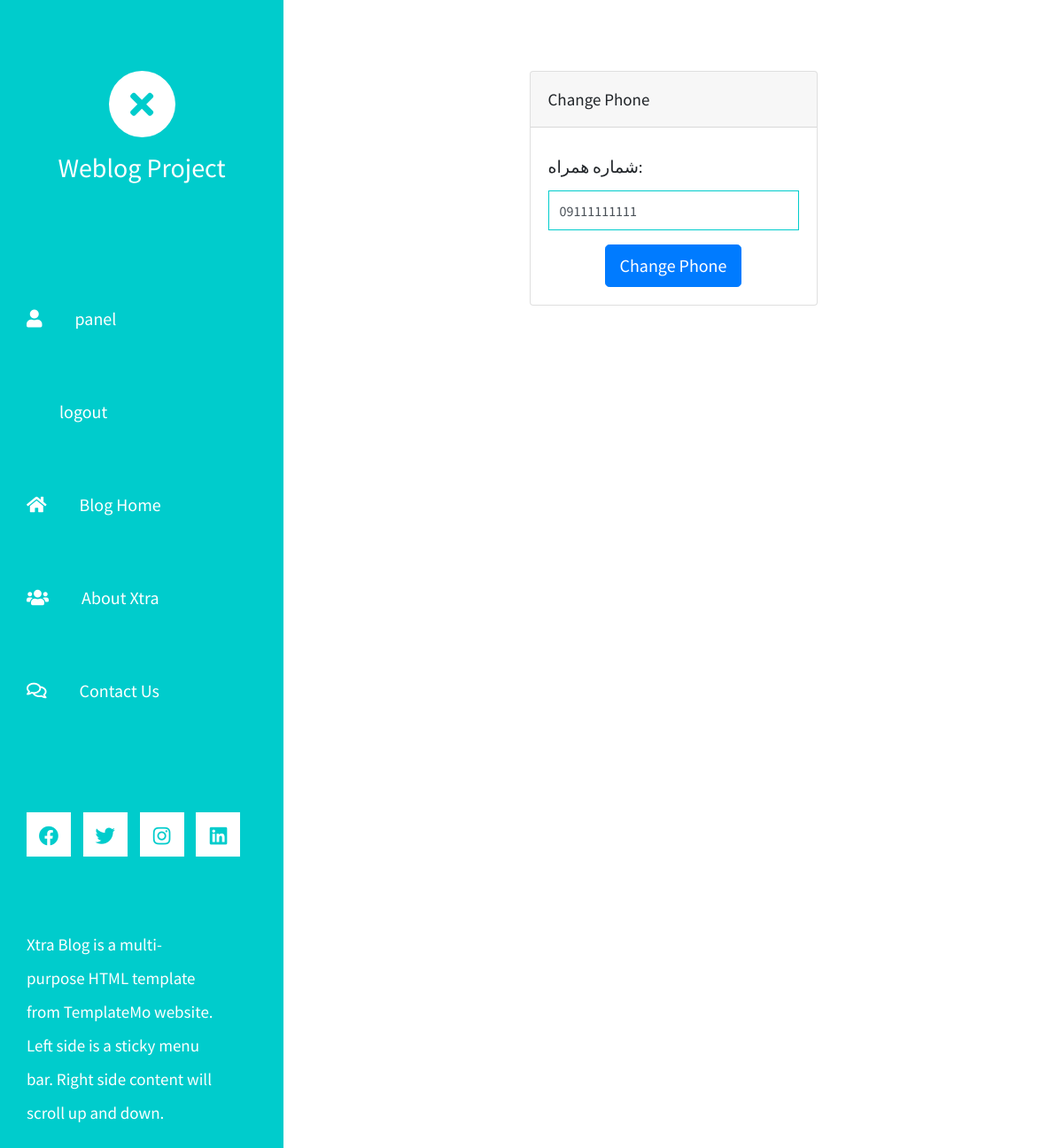
Before: /panel/change/phone/ (signed in) with the older database file.
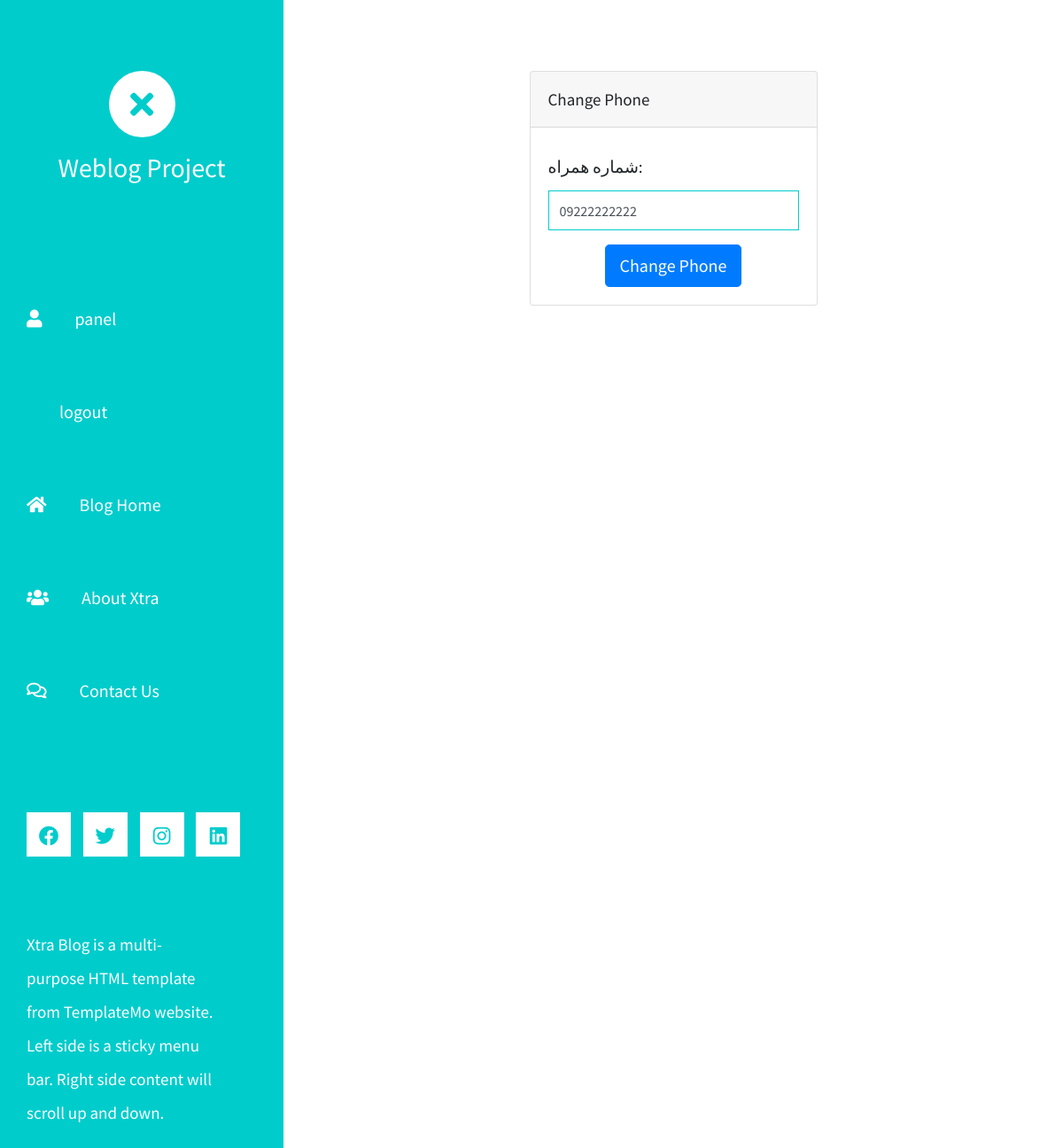
After: the same page with the newer database file.
### panel/models.py (models this page shows, shortened)
class User(PermissionsMixin, AbstractBaseUser):
    username = models.CharField(_('نام کاربری'), max_length=60, validators=[username_validation],
        unique=True, blank=True, null=True
    )
    phone = models.CharField(_("شماره همراه"), max_length=11, unique=True, validators=[phone_validataion])
    email = models.EmailField(_("آدرس اینترنتی"), max_length=60, unique=True, blank=True, null=True)
    is_admin = models.BooleanField(default=False)
    is_active = models.BooleanField(default=True)
    phone_verified = models.BooleanField(default=False)
    email_verified = models.BooleanField(default=False)
    created = models.DateTimeField(auto_now_add=True)
    USERNAME_FIELD = 'phone'
    REQUIRED_FIELDS = ['username', 'email']
    objects = UserManagerConfig()
    class Meta:
        verbose_name = 'کاربر'
        verbose_name_plural = 'کاربران'

### panel/views.py (the view, shortened to what this page needs)
# urls.py: path('phone/', views.ChangePhoneUser.as_view(), name='change_phone'),
class ChangePhoneUser(MyLoginRequiredMixin, View):
    template_name = 'panel/change_phone.html'
    form_class = ChangePhoneForm
    def get(self, request):
        form = self.form_class(instance=request.user)
        return render(request, self.template_name, {'form':form})

### panel/forms.py (shortened to what this page needs)
class ChangePhoneForm(forms.ModelForm):
    class Meta:
        model = User
        fields = ('phone',)
        widgets = {
            'phone':forms.TextInput(attrs={'class':'form-control'})
        }

### panel/mixins.py (called while the page is built)
    def dispatch(self, request, *args, **kwargs):
        if not request.user.is_authenticated:
            next_url = request.GET.get('next', request.path)
            messages.error(request, "You should login first!")
            return redirect(f'{reverse("panel:login")}?next={next_url}')
        return super().dispatch(request, *args, **kwargs)

### panel/templates/panel/change_phone.html (shortened to what this page needs)
{% extends 'base.html' %}
{% block body %}
<div class="mx-auto card mx-auto col-md-6" style="padding: 0px;">
    <div class="card-header">Change Phone</div>
    <form class="card-body" action="" method="post">
        {% for field in form %}
            <div class="fieldWrapper">
                <div class="label_and_error">
                    <div class="label_form_side">
                        {{ field.label_tag }}
                    </div>
                </div>
                <div>{{ field }}</div>
            </div>
        {% endfor %}
        <div class="d-flex justify-content-center align-items-center">
            <input type="submit" value="Change Phone" class="btn btn-primary btn-lg mt-3">
        </div>
    </form>
</div>
{% endblock %}

### templates/base.html (shortened to what this page needs)
{% load static %}
<!DOCTYPE html>
<html lang="en">
<head>
	<link rel="stylesheet" href="{% static 'fontawesome/css/all.min.css' %}">
    <link href="{% static 'css/bootstrap.min.css' %}" rel="stylesheet">
    <link href="{% static 'css/templatemo-xtra-blog.css' %}" rel="stylesheet">
    <link href="{% static 'css/my_style.css' %}" rel="stylesheet">
</head>
<body>
	{% include 'include/header.html' %}
    <div class="container-fluid">
        <main class="tm-main">
            {% block body %}{% endblock %}
        </main>
    </div>
</body>
</html>

### templates/include/header.html (shortened to what this page needs)
<header class="tm-header" id="tm-header">
    <div class="tm-header-wrapper">
        <div class="tm-site-header">
            <div class="mb-3 mx-auto tm-site-logo"><i class="fas fa-times fa-2x"></i></div>
            <h1 style="font-size: 30px !important;" class="text-center">Weblog Project</h1>
        </div>
        <nav class="tm-nav" id="tm-nav">
            <ul>
                {% if request.user.is_authenticated %}
                <li class="tm-nav-item {% if request.resolver_match.url_name == 'home_panel' %}active{% endif %}"><a href="{% url 'panel:home_panel' %}" class="tm-nav-link">
                        <i class="fa fa-user" aria-hidden="true"></i>
                        panel
                    </a></li>
                <li class="tm-nav-item"><a href="{% url 'panel:logout' %}" class="tm-nav-link">
                        logout
                    </a></li>
                {% else %}
                <li class="tm-nav-item {% if request.resolver_match.url_name == 'login' or request.resolver_match.url_name == 'register' %}active{% endif %}"><a href="{% url 'panel:login' %}" class="tm-nav-link">
                    <i class="fa fa-sign-in" aria-hidden="true"></i>
                        Login or Register
                    </a></li>
                {% endif %}
                <li class="tm-nav-item {% if request.resolver_match.url_name == 'blog_all' %}active{% endif %}"><a href="{% url 'blog:blog_all' %}" class="tm-nav-link">
                        <i class="fas fa-home"></i>
                        Blog Home
                    </a></li>
                <li class="tm-nav-item "><a href="about.html" class="tm-nav-link">
                        <i class="fas fa-users"></i>
                        About Xtra
                    </a></li>
                <li class="tm-nav-item"><a href="contact.html" class="tm-nav-link">
                        <i class="far fa-comments"></i>
                        Contact Us
                    </a></li>
            </ul>
        </nav>
        <div class="tm-mb-65">
            <a rel="nofollow" href="https://fb.com/templatemo" class="tm-social-link">
                <i class="fab fa-facebook tm-social-icon"></i>
            </a>
            <a href="https://twitter.com" class="tm-social-link">
                <i class="fab fa-twitter tm-social-icon"></i>
            </a>
            <a href="https://instagram.com" class="tm-social-link">
                <i class="fab fa-instagram tm-social-icon"></i>
            </a>
            <a href="https://linkedin.com" class="tm-social-link">
                <i class="fab fa-linkedin tm-social-icon"></i>
            </a>
        </div>
        <p class="tm-mb-80 pr-5 text-white">
            Xtra Blog is a multi-purpose HTML template from TemplateMo website. Left side is a sticky menu bar. Right
            side content will scroll up and down.
        </p>
    </div>
</header>

### static/css/templatemo-xtra-blog.css (style rules this page uses)
html { overflow-x: hidden; }
body { margin: 0; padding: 0; font-family: 'Source Sans Pro', sans-serif; font-size: 19px; line-height: 2em; overflow-x: hidden; }
p, span { color: #999; }
.form-control::placeholder { color: #999; }
.tm-header { background-color: #0CC; color: white; position: fixed; top: 0; left: 0; bottom: 0; z-index: 100; width: 400px; overflow-y: visible; }
.tm-header-wrapper { overflow-y: scroll; scrollbar-width: none; -ms-overflow-style: none; padding: 30px; width: 100%; height: 100%; }
.tm-site-header { margin-top: 50px; margin-bottom: 115px; }
.tm-site-logo { width: 75px; height: 75px; border-radius: 50%; background-color: white; display: flex; align-items: center; justify-content: center; }
.tm-site-logo i { color: #0CC; }
.tm-main { margin-left: 400px; padding: 80px 100px 25px; }
.tm-nav { margin-bottom: 100px; }
.tm-nav-item { list-style: none; margin-bottom: 30px; }
.tm-nav-link { color: white; background-color: transparent; height: 75px; width: 100%; max-width: 300px; display: flex; align-items: center; font-size: 20px; padding: 30px; }
.tm-nav ul { position: relative; }
.tm-nav-link i { margin-right: 37px; }
ul { margin: 0; padding: 0; }
.tm-nav { margin-left: -30px; }
.tm-social-link { display: inline-block; background-color: white; font-size: 1.4rem; width: 50px; height: 50px; text-align: center; padding-top: 8px; margin-right: 15px; margin-bottom: 15px; }
.tm-social-icon { color: #0CC; transition: all 0.3s ease; }
.form-control { height: 45px; border-color: #0CC; border-radius: 0; }
.tm-mb-65 { margin-bottom: 65px; }
.tm-mb-80 { margin-bottom: 80px; }
@media (max-width: 1540px) { .tm-header { width: 320px; } }
@media (max-width: 1540px) { .tm-main { margin-left: 320px; width: calc(100% - 320px); } }
@media (max-width: 1288px) { .tm-social-link { margin-right: 10px; } }

### static/css/my_style.css (style rules this page uses)
.label_and_error { padding-top: 5px; display: flex; justify-content: left; align-items: center; gap: 9px; }
.label_form_side { font-family: 'Source Sans Pro', sans-serif; }

Changed rows visible on the page:
changed User: phone "09111111111" → "09222222222"
